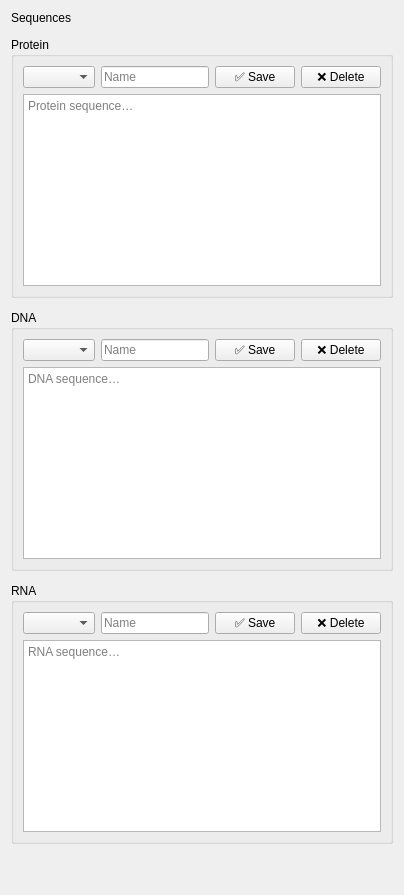
      <widget class="QWidget" name="pageSequences">
       <layout class="QVBoxLayout" name="sequencesPageLayout">
        <property name="spacing">
         <number>12</number>
        </property>
        <item>
         <widget class="QLabel" name="sequencesHeader">
          <property name="text">
           <string>Sequences</string>
          </property>
         </widget>
        </item>
        <item>
         <widget class="QGroupBox" name="proteinSeqGroup">
          <property name="title">
           <string>Protein</string>
          </property>
          <layout class="QVBoxLayout" name="proteinSeqGroupLayout">
           <item>
            <layout class="QHBoxLayout" name="proteinSeqTopRow">
             <item>
              <widget class="QComboBox" name="proteinSeqDropdown"/>
             </item>
             <item>
              <widget class="QLineEdit" name="proteinSeqName">
               <property name="placeholderText">
                <string>Name</string>
               </property>
              </widget>
             </item>
             <item>
              <widget class="QPushButton" name="proteinSeqSaveButton">
               <property name="text">
                <string>✅ Save</string>
               </property>
              </widget>
             </item>
             <item>
              <widget class="QPushButton" name="proteinSeqDeleteButton">
               <property name="text">
                <string>❌ Delete</string>
               </property>
              </widget>
             </item>
            </layout>
           </item>
           <item>
            <widget class="QPlainTextEdit" name="proteinSeqEditor">
             <property name="placeholderText">
              <string>Protein sequence…</string>
             </property>
            </widget>
           </item>
          </layout>
         </widget>
        </item>
        <item>
         <widget class="QGroupBox" name="dnaSeqGroup">
          <property name="title">
           <string>DNA</string>
          </property>
          <layout class="QVBoxLayout" name="dnaSeqGroupLayout">
           <item>
            <layout class="QHBoxLayout" name="dnaSeqTopRow">
             <item>
              <widget class="QComboBox" name="dnaSeqDropdown"/>
             </item>
             <item>
              <widget class="QLineEdit" name="dnaSeqName">
               <property name="placeholderText">
                <string>Name</string>
               </property>
              </widget>
             </item>
             <item>
              <widget class="QPushButton" name="dnaSeqSaveButton">
               <property name="text">
                <string>✅ Save</string>
               </property>
              </widget>
             </item>
             <item>
              <widget class="QPushButton" name="dnaSeqDeleteButton">
               <property name="text">
                <string>❌ Delete</string>
               </property>
              </widget>
             </item>
            </layout>
           </item>
           <item>
            <widget class="QPlainTextEdit" name="dnaSeqEditor">
             <property name="placeholderText">
              <string>DNA sequence…</string>
             </property>
            </widget>
           </item>
          </layout>
         </widget>
        </item>
        <item>
         <widget class="QGroupBox" name="rnaSeqGroup">
          <property name="title">
           <string>RNA</string>
          </property>
          <layout class="QVBoxLayout" name="rnaSeqGroupLayout">
           <item>
            <layout class="QHBoxLayout" name="rnaSeqTopRow">
             <item>
              <widget class="QComboBox" name="rnaSeqDropdown"/>
             </item>
             <item>
              <widget class="QLineEdit" name="rnaSeqName">
               <property name="placeholderText">
                <string>Name</string>
               </property>
              </widget>
             </item>
             <item>
              <widget class="QPushButton" name="rnaSeqSaveButton">
               <property name="text">
                <string>✅ Save</string>
               </property>
              </widget>
             </item>
             <item>
              <widget class="QPushButton" name="rnaSeqDeleteButton">
               <property name="text">
                <string>❌ Delete</string>
               </property>
              </widget>
             </item>
            </layout>
           </item>
           <item>
            <widget class="QPlainTextEdit" name="rnaSeqEditor">
             <property name="placeholderText">
              <string>RNA sequence…</string>
             </property>
            </widget>
           </item>
          </layout>
         </widget>
        </item>
        <item>
         <spacer name="seqBottomSpacer">
          <property name="orientation">
           <enum>Qt::Vertical</enum>
          </property>
          <property name="sizeHint" stdset="0">
           <size>
            <width>20</width>
            <height>40</height>
           </size>
          </property>
         </spacer>
        </item>
       </layout>
      </widget>
